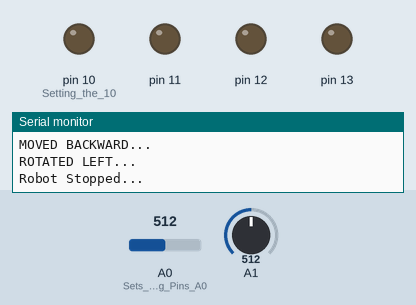
A sketch run on a simulated Arduino Uno, built with avr-gcc and run on an emulated ATmega328P. Shown: output pins drawn as LEDs (lit = HIGH), the last lines printed to the serial monitor. Dashed ring = blinking. Inputs (shaded band) come from the test bench; at power-on: A0 (Sets_the_Analog_Pins_A0) = 512, A1 = 512.

Above: at 3.3 s.
3.4 s: A0 (Sets_the_Analog_Pins_A0) set to 390
At 6.6 s:
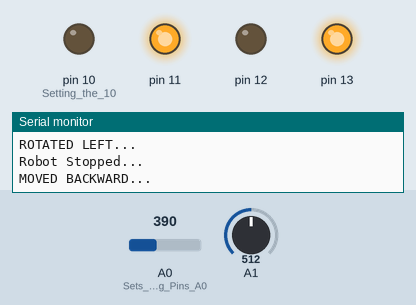
10.2 s: A1 set to 390
At 12.8 s:
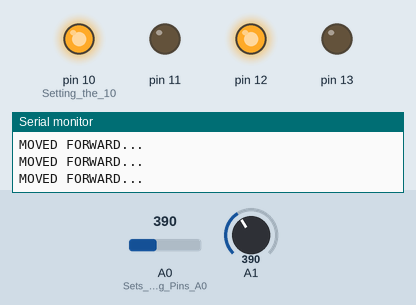
14.0 s: A1 set to 416
At 16.3 s:
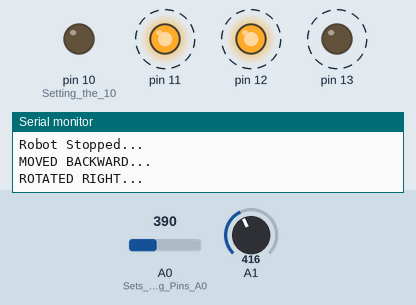
20.5 s: A1 set to 306
At 21.4 s:
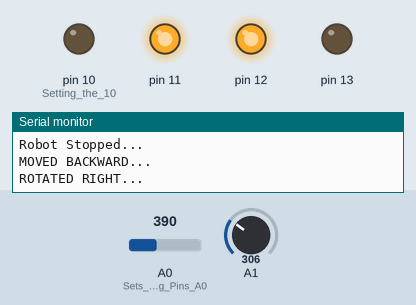
27.3 s: A1 set to 410
At 28.1 s:
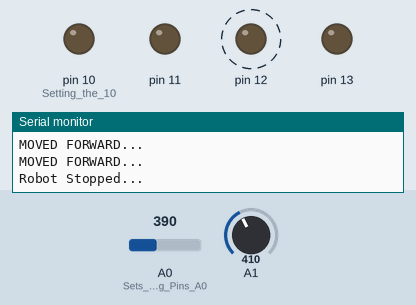
Timing chart, 0 to 34.8 s (numbered marks = the images above; inputs shaded):
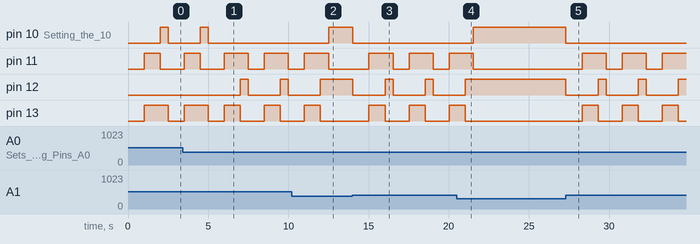

The sketch:

Object_Avoider.ino
```cpp
void setup() {
  // put your setup code here, to run once:
  Serial.begin(9600);       // Begins the Serial Communication with the BAut rate 9600.
  pinMode(10, OUTPUT);      // Setting the 10, 11, 12, 13 as OUTPUT pins.
  pinMode(11, OUTPUT);
  pinMode(12, OUTPUT);
  pinMode(13, OUTPUT);
  pinMode(A0, INPUT);       // Sets the Analog Pins A0, A1 as INPUT pins.
  pinMode(A1, INPUT);
}

void moveRobot(String movement){
    if(movement == "Forward") {
        digitalWrite(10, HIGH);
        digitalWrite(11, LOW);
        digitalWrite(12, HIGH);
        digitalWrite(13, LOW);
        Serial.println("MOVED FORWARD...");
      }
      else if(movement == "Backward") {
        digitalWrite(10, LOW);
        digitalWrite(11, HIGH);
        digitalWrite(12, LOW);
        digitalWrite(13, HIGH);
        Serial.println("MOVED BACKWARD...");
      }
      else if(movement == "Left") {
        digitalWrite(10, HIGH);
        digitalWrite(11, LOW);
        digitalWrite(12, LOW);
        digitalWrite(13, HIGH);
        Serial.println("ROTATED LEFT...");
      }
      else if(movement == "Right") {
        digitalWrite(10, LOW);
        digitalWrite(11, HIGH);
        digitalWrite(12, HIGH);
        digitalWrite(13, LOW);
        Serial.println("ROTATED RIGHT...");
      }
      else if(movement == "Stop") {
        digitalWrite(10, LOW);
        digitalWrite(11, LOW);
        digitalWrite(12, LOW);
        digitalWrite(13, LOW);
        Serial.println("Robot Stopped...");
      }
  }

void loop() {
  // put your main code here, to run repeatedly:

  int Right = analogRead(A0);
  int Left = analogRead(A1);
//  Serial.print("Value of Right Sensor:" + String(Right));
//  Serial.print("\t");
//  Serial.print("Value of Left Sensor:" + String(Left));
//  Serial.print("\n");
//  delay(1000);

  if((Right > 400) && (Left > 400)) {
      moveRobot("Stop");
      delay(1000);
      moveRobot("Backward");
      delay(1000);
      moveRobot("Left");
      delay(500);
    }
   if((Right < 400) && (Left < 400)) {
      moveRobot("Forward");
    }
     if((Right > 400) && (Left < 400)) {
      moveRobot("Stop");
      delay(1000);
      moveRobot("Backward");
      delay(1000);
      moveRobot("Left");
      delay(500);
    }
     if((Right < 400) && (Left > 400)) {
      moveRobot("Stop");
      delay(1000);
      moveRobot("Backward");
      delay(1000);
      moveRobot("Right");
      delay(500);
    }
}
```

Measured:
- the behaviour switches between 400 and 401 on A1 (found by bisection; images 2 and 3)
- after the input at 3.4 s, pin 10 (Setting_the_10): goes on until 5.0 s, then stays LOW; pin 12: alternates HIGH for 0.50 s and LOW for 2.0 s, starting after 3.6 s
- after the input at 10.2 s, pin 10 (Setting_the_10): LOW → HIGH after 2.3 s; pin 11: goes on until 12.5 s, then stays LOW; pin 12: goes on until 12.0 s, then stays HIGH; pin 13: goes on until 12.0 s, then stays LOW
- after the input at 14.0 s, pin 10 (Setting_the_10): HIGH → LOW at once; pin 11: alternates HIGH for 1.5 s and LOW for 1.0 s, starting after 1.0 s; pin 12: alternates HIGH for 0.50 s and LOW for 2.0 s, starting at once; pin 13: alternates HIGH for 1.0 s and LOW for 1.5 s, starting after 1.0 s
- after the input at 20.5 s, pin 10 (Setting_the_10): LOW → HIGH after 1.0 s; pin 11: goes on until 21.5 s, then stays LOW; pin 12: goes on until 21.0 s, then stays HIGH; pin 13: goes on until 21.0 s, then stays LOW
- after the input at 27.3 s, pin 10 (Setting_the_10): HIGH → LOW at once; pin 11: alternates HIGH for 1.5 s and LOW for 1.0 s, starting after 1.0 s; pin 12: alternates HIGH for 0.50 s and LOW for 2.0 s, starting at once; pin 13: alternates HIGH for 1.0 s and LOW for 1.5 s, starting after 1.0 s
